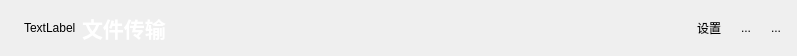
<?xml version="1.0" encoding="UTF-8"?>
<ui version="4.0">
 <class>TitleWidget</class>
 <widget class="QWidget" name="TitleWidget">
  <property name="geometry">
   <rect>
    <x>0</x>
    <y>0</y>
    <width>797</width>
    <height>56</height>
   </rect>
  </property>
  <property name="windowTitle">
   <string>Form</string>
  </property>
  <layout class="QHBoxLayout" name="horizontalLayout_2">
   <property name="spacing">
    <number>0</number>
   </property>
   <property name="leftMargin">
    <number>0</number>
   </property>
   <property name="topMargin">
    <number>0</number>
   </property>
   <property name="rightMargin">
    <number>0</number>
   </property>
   <property name="bottomMargin">
    <number>0</number>
   </property>
   <item>
    <widget class="QWidget" name="xxxxxxxx" native="true">
     <layout class="QHBoxLayout" name="horizontalLayout">
      <item>
       <spacer name="horizontalSpacer_2">
        <property name="orientation">
         <enum>Qt::Horizontal</enum>
        </property>
        <property name="sizeType">
         <enum>QSizePolicy::Fixed</enum>
        </property>
        <property name="sizeHint" stdset="0">
         <size>
          <width>15</width>
          <height>20</height>
         </size>
        </property>
       </spacer>
      </item>
      <item>
       <widget class="QLabel" name="logo">
        <property name="text">
         <string>TextLabel</string>
        </property>
       </widget>
      </item>
      <item>
       <widget class="QLabel" name="label">
        <property name="font">
         <font>
          <family>新宋体</family>
          <pointsize>16</pointsize>
          <weight>75</weight>
          <bold>true</bold>
         </font>
        </property>
        <property name="styleSheet">
         <string notr="true">color: rgb(255, 255, 255);</string>
        </property>
        <property name="text">
         <string>文件传输</string>
        </property>
       </widget>
      </item>
      <item>
       <spacer name="horizontalSpacer">
        <property name="orientation">
         <enum>Qt::Horizontal</enum>
        </property>
        <property name="sizeHint" stdset="0">
         <size>
          <width>40</width>
          <height>20</height>
         </size>
        </property>
       </spacer>
      </item>
      <item>
       <widget class="QToolButton" name="set_btn">
        <property name="text">
         <string>设置</string>
        </property>
        <property name="icon">
         <iconset resource="../resource.qrc">
          <normaloff>:/images/login_setting.png</normaloff>:/images/login_setting.png</iconset>
        </property>
        <property name="iconSize">
         <size>
          <width>32</width>
          <height>32</height>
         </size>
        </property>
        <property name="autoRaise">
         <bool>true</bool>
        </property>
       </widget>
      </item>
      <item>
       <widget class="QToolButton" name="min_btn">
        <property name="text">
         <string>...</string>
        </property>
        <property name="icon">
         <iconset resource="../resource.qrc">
          <normaloff>:/images/login_min.png</normaloff>:/images/login_min.png</iconset>
        </property>
        <property name="iconSize">
         <size>
          <width>32</width>
          <height>32</height>
         </size>
        </property>
        <property name="autoRaise">
         <bool>true</bool>
        </property>
       </widget>
      </item>
      <item>
       <widget class="QToolButton" name="close_btn">
        <property name="text">
         <string>...</string>
        </property>
        <property name="icon">
         <iconset resource="../resource.qrc">
          <normaloff>:/images/login_close.png</normaloff>:/images/login_close.png</iconset>
        </property>
        <property name="iconSize">
         <size>
          <width>32</width>
          <height>32</height>
         </size>
        </property>
        <property name="autoRaise">
         <bool>true</bool>
        </property>
       </widget>
      </item>
     </layout>
    </widget>
   </item>
  </layout>
 </widget>
 <resources>
  <include location="../resource.qrc"/>
 </resources>
 <connections/>
</ui>
